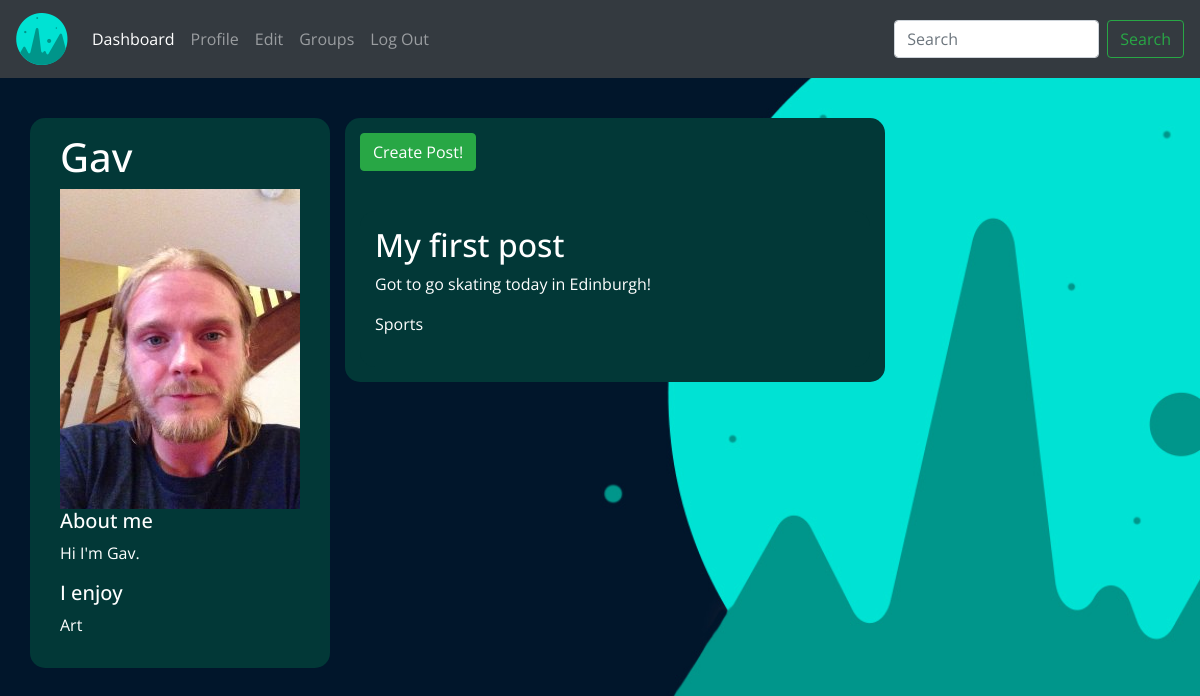
Page /profile/user/Gav on the committed database.
### tables this page shows
CREATE TABLE accountData (
username TEXT NOT NULL,
email TEXT NOT NULL,
password TEXT NOT NULL,
bio TEXT,
imageName TEXT,
interests TEXT,
dailyVotes INT);

CREATE TABLE "userPost"(
    author TEXT PRIMARY KEY,
    postTitle TEXT NOT NULL,
    postContent TEXT NOT NULL,    
    category TEXT NOT NULL,
    postImage TEXT,
    dateTime TEXT NOT NULL
);

### app.py (the view)
@app.route("/profile/user/<user>", methods=['GET', 'POST'])
def profileUserName(user):
        user = user
        form = postStatus(request.form)
        conn =sqlite3.connect('userData.db')
        print ("Opened database successfully")
        c = conn.cursor()
        c.execute('SELECT * FROM accountData WHERE username LIKE (?)', (user, ))
        results = c.fetchall()
        c.execute('SELECT * FROM userPost WHERE author LIKE(?)', (user, ))
        posts = c.fetchall()
        print(results)
        print(posts)
        if request.method == 'POST':
                conn = sqlite3.connect('userData.db')
                print ("User Posts data opened")
                c = conn.cursor()
                newPost = [(g.username, (form.postTitle.data), (form.postContent.data), (form.category.data))]
                with conn:
                        try:
                                insertPost = '''INSERT INTO userPost (author, postTitle, postContent, category, dateTime) VALUES(?,?,?,?, datetime('now', 'localtime'))'''
                                c.executemany(insertPost, newPost)
                                print ("Insert correctly")
                        except Exception as e: print(e)
                        flash((g.username) + " Successfully Posted!!")
        else:
                if results:
                        for row in results:
                                username = row[0]
                                bio = row[3]
                                img_url = '../../static/' +row[4]
                                interests = row[5]
                                if posts:
                                        for post in posts:
                                                postTitle = post[1]
                                                postContent = post[2]
                                                category = post[3]
                                                return render_template("profile.html", form=form, postTitle=postTitle, postContent=postContent, category=category, bio=bio, img_url=img_url, interests=interests, username=user)
                                else:
                                        return render_template("profile.html", bio=bio, img_url=img_url, interests=interests, form=form, username=user)
                else:
                        return redirect(404)

### forms/forms.py
class postStatus(FlaskForm):
    postTitle = StringField('title', validators=[DataRequired(), Length(min=2, max=50)])
    postContent = StringField('content', validators=[DataRequired()], widget=TextArea())
    category = SelectField('category', choices=[('Art', 'Art'), ('Music', 'Music'), ('Sports', 'Sports'), ('Travel', 'Travel'),('Food', 'Food'), ('Gaming', 'Gaming'), ('Film', 'Film'), ('Politics', 'Politics')])
    upload = FileField('Upload Profile Image')
    submit = SubmitField('Send it!')

### app.py (called while the page is built)
@app.before_request
def before_request():
        g.username = None
        if 'username' in session:
                g.username = session['username']

### static/frontend/public/templates/profile.html (shortened to what this page needs)
{% extends "template.html" %}
{% block content %}
<div class="container">
    <div class="row">
        <div class="status-box">
            <div class="col-sm-6">
                <h1>{{username}}</h1>
                    <a href={{url_for('profile')}}><img class="profilePic" src="{{img_url}}"></a>
                    <h5>About me</h5>
                        <p>{{bio}}</p>
                        <h5>I enjoy</h5>
                        <p>{{interests}}</p>
            </div>
        </div>
        <div class="col-sm-6">
            <div class="status-box">
            <button id="slider" class="btn btn-success">Create Post!</button>
              <div class="previousPosts">
                <h2>{{postTitle}}</h2>
                <p>{{postContent}}</p>
                <p>{{category}}</p>
            </div>
        </div>
    </div>
</div>
</div>
{% endblock %}

### static/frontend/public/styles.css (style rules this page uses)
.body { min-height: 100vh; position: relative; margin: 0; font-family: 'Open Sans', sans-serif; color:#fff; background-color: #01162B; background-image: url(background2.jpg); background-size: cover; background-repeat: no-repeat; background-attachment: fixed; }
.status-box { margin-top:5vmin; background-color:#023837; border-radius: 15px; padding:15px; }
.previousPosts { background-color:#023837; border-radius: 15px; padding:15px; margin-top:5vmin; }

### rows in the picture
accountData: bio "Hi I'm Gav.", interests "Art"
userPost: postTitle "My first post", postContent "Got to go skating today in Edinburgh!", category "Sports"

### other values in the picture
{{ username }} "Gav"
